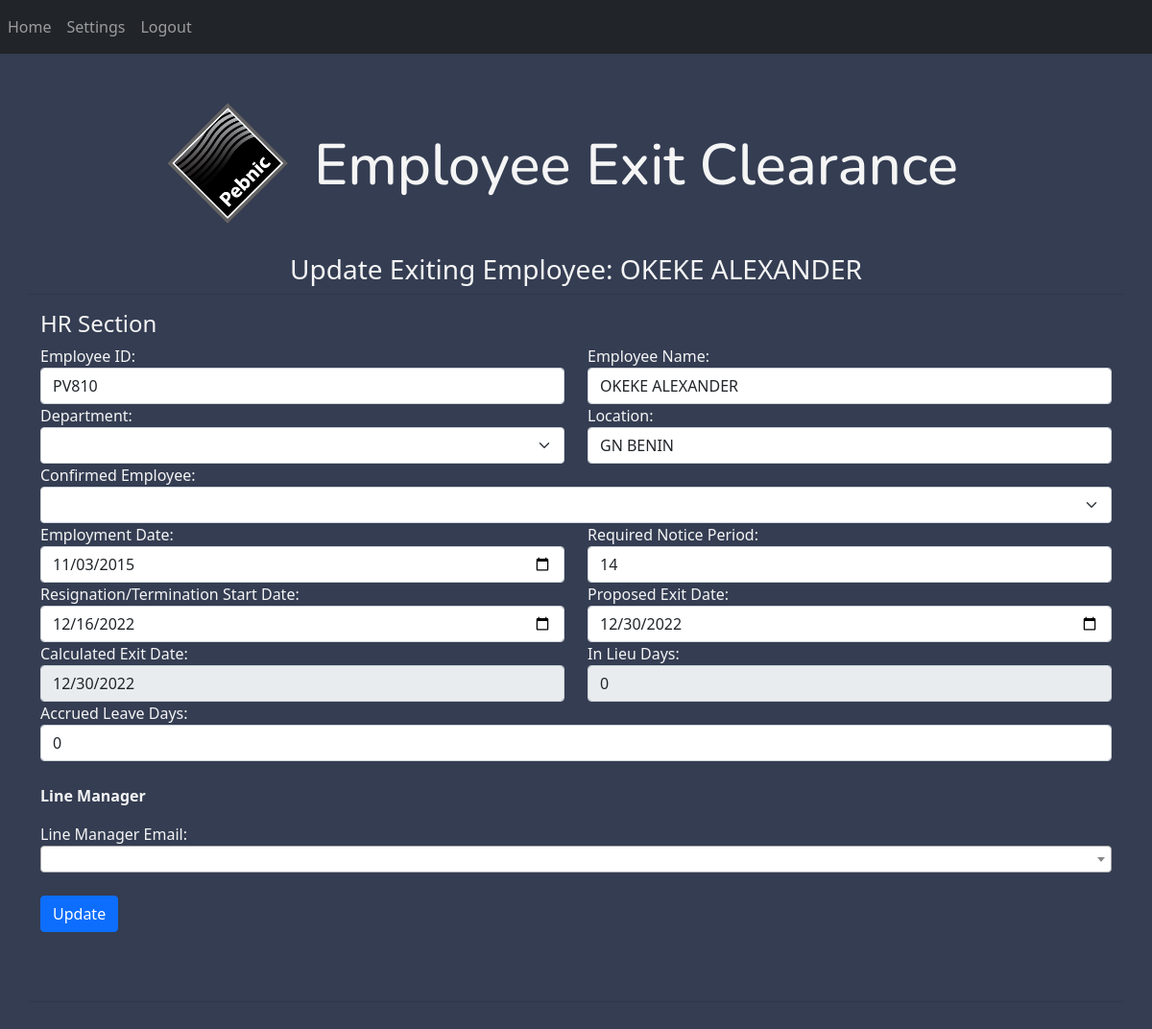
Page /update_employees/1 (signed in) on the committed database.
### website/models.py (models this page shows)
class ExitEmployees(db.Model):
    id = db.Column(db.Integer, primary_key=True)
    sendto = db.Column(db.String(150))
    employee_id = db.Column(db.String(150), unique=True)
    staff_name = db.Column(db.String(150))
    department = db.Column(db.String(150))
    location = db.Column(db.String(150))
    confirmed_employee=db.Column(db.String(20))
    employmentdate = db.Column(db.String(150))
    res_received_date = db.Column(db.String(150))
    req_notice = db.Column(db.Integer)
    prop_exitdate = db.Column(db.String(150))
    cal_exitdate = db.Column(db.String(150))
    days_inlieu =db.Column(db.Integer)
    leave_days = db.Column(db.Integer)
    sendto_name = db.Column(db.String(150))
    sendto_email = db.Column(db.String(150))
    hr_signatory = db.Column(db.String(150))
    hr_signatory_email = db.Column(db.String(150))
    bus_damages_recoverable = db.Column(db.Integer)
    bus_cash_recoverable = db.Column(db.Integer)
    id_collected = db.Column(db.String(20))
    uniform_collected = db.Column(db.String(20))
    hmo_collected = db.Column(db.String(20))
    bus_signatory = db.Column(db.String(150))
    excess_car_main = db.Column(db.Integer)
    fin_damages_recoverable = db.Column(db.Integer)
    fin_cash_recoverable = db.Column(db.Integer)
    other_charges = db.Column(db.Integer)
    fin_signatory = db.Column(db.String(150))
    laptop_make = db.Column(db.String(150))
    laptop_sn = db.Column(db.String(150))
    phone_make = db.Column(db.String(150))
    phone_sn = db.Column(db.String(150))
    ipad_make = db.Column(db.String(150))
    ipad_sn = db.Column(db.String(150))
    cug_debt = db.Column(db.Integer)
    it_signatory = db.Column(db.String(150))
    loan_balance = db.Column(db.Integer)
    rent_loan = db.Column(db.Integer)
    car_brand = db.Column(db.String(150))
    car_rn = db.Column(db.String(150))
    car_status = db.Column(db.String(150))
    accom_status = db.Column(db.String(150))
    travel_advance = db.Column(db.String(150))
    pay_employee_notice = db.Column(db.Integer)
    pay_company_notice = db.Column(db.Integer)
    cs_signatory = db.Column(db.String(150))
    hr_id_collected = db.Column(db.String(20))
    hr_uniform_collected = db.Column(db.String(20))
    hr_hmo_collected = db.Column(db.String(20))
    hr_laptop_collected = db.Column(db.String(20))
    hr_phone_collected = db.Column(db.String(20))
    hr_ipad_collected = db.Column(db.String(20))
    hr_car_collected = db.Column(db.String(20))
    hr_remarks = db.Column(db.String(10000))
    final_approval_status = db.Column(db.String(50))

### website/views.py (the view)
@views.route('/update_employees/<int:id>', methods=['GET', 'POST'])
@login_required
def update_employees(id):
    lm_List =User.query.filter_by(linemanager_status="Yes",head_status = "No")
    x=[]
    for item in lm_List:
        x.append(item.email)
    lm_list=x
    i = 0
    while i < len(lm_list):
        j = i + 1
        while j < len(lm_list):
            if lm_list[i] == lm_list[j]:
                del lm_list[j]
            else:
                j += 1
        i += 1
    id_to_update = ExitEmployees.query.get_or_404(id)
    if request.method == 'POST':
        id_to_update.email = request.form.get('email')
        id_to_update.username = request.form.get('username')
        id_to_update.staff_name = request.form.get('staffName')
        id_to_update.password = generate_password_hash(request.form.get('password1'),method='sha256')
        id_to_update.location = request.form.get('location')
        id_to_update.department = request.form.get('department')
        id_to_update.linemanager_status=request.form.get('linemanager_status')
        id_to_update.head_status=request.form.get('head_status')
        try:
            db.session.commit()
            flash('Form Updated!', category='success')
            return redirect(url_for('views.admin'))
        except:
            flash('Failed!', category='error')
            return render_template("update_employees.html", user=current_user, id_to_update=id_to_update,lm_list=lm_list)
    else:
        return render_template("update_employees.html", user=current_user, id_to_update=id_to_update,lm_list=lm_list)

### website/templates/update_employees.html (shortened to what this page needs)
{% extends "base.html" %}
{% block stylesheet %}
<link rel="stylesheet" href="{{url_for('static', filename='review.css')}}">
<link href="https://cdn.jsdelivr.net/npm/select2@4.1.0-rc.0/dist/css/select2.min.css" rel="stylesheet" />
{% endblock %}
{% block content %}
    <br>
    <h3 align="center">Update Exiting Employee: {{id_to_update.staff_name}}</h3>
    <br>
    <hr>
    <h4 align="left">HR Section</h4>
    <form action="/update/{{ id_to_update.id }}" method="POST">
        <div class="row">
            <div class="col">
                <div class="form-group">
                    <label for="employee_id">Employee ID:</label>
                    <input type="text" class="form-control" id="employee_id" name="employee_id" value="{{ id_to_update.employee_id }}" required/>
                </div>
            </div>
            <div class="col">
                <div class="form-group">
                    <label for="staff_name">Employee Name:</label>
                    <input type="text" class="form-control" id="staff_name" name="staff_name" value="{{ id_to_update.staff_name }}" required/>
                </div>
            </div>
        </div>
        <div class="row">
            <div class="col">
                <div class="form-group">
                    <label for="department">Department:</label>
                    <select id="department" name="department" class="form-select" required>
                        <option selected disabled> </option>
                        <option value="HR">Human Resources</option>
                    </select>
                </div>
            </div>
            <div class="col">
                <div class="form-group">
                    <label for="location">Location:</label>
                    <input type="text" class="form-control" id="location" name="location" value="{{ id_to_update.location }}" required/>
                </div>
            </div>
        </div>
        <div class="form-group">
            <label for="confirmed_employee">Confirmed Employee:</label>
            <select id="confirmed_employee" name="confirmed_employee" class="form-select" required>
                <option selected disabled> </option>
                <option value="Yes">Yes</option>
            </select>
        </div>
        <div class="row">
            <div class="col">
                <div class="form-group">
                    <label for="employmentdate">Employment Date:</label>
                    <input type="date" class="form-control" id="employmentdate" value="{{ id_to_update.employmentdate }}" name="employmentdate" required/>
                </div>
            </div>
            <div class="col">
                <div class="form-group">
                    <label for="req_notice">Required Notice Period:</label>
                    <input type="number" class="form-control" id="req_notice" name="req_notice" value="{{ id_to_update.req_notice }}"
                    onchange="add_days(this.value,document.getElementById('res_received_date').value); cal_days(document.getElementById('cal_exitdate').value,document.getElementById('prop_exitdate').value)"required/>
                </div>
            </div>
        </div>
        <div class="row">
            <div class="col">
                <div class="form-group">
                    <label for="res_received_date">Resignation/Termination Start Date:</label>
                    <input type="date" class="form-control" id="res_received_date"  value="{{ id_to_update.res_received_date }}" name="res_received_date"
                    onchange="add_days(document.getElementById('req_notice').value,this.value); cal_days(document.getElementById('cal_exitdate').value,document.getElementById('prop_exitdate').value)" required/>
                </div>
            </div>
            <div class="col">
                <div class="form-group">
                    <label for="prop_exitdate">Proposed Exit Date:</label>
                    <input type="date" class="form-control" id="prop_exitdate" value="{{ id_to_update.prop_exitdate }}" name="prop_exitdate"
                    onchange="cal_days(document.getElementById('cal_exitdate').value,this.value);add_days(document.getElementById('req_notice').value,document.getElementById('res_received_date').value)" required/>
                </div>
            </div>
        </div>
        <div class="row">
            <div class="col">
                <div class="form-group">
                    <label for="cal_exitdate">Calculated Exit Date:</label>
                    <input type="date" class="form-control" id="cal_exitdate" value="{{ id_to_update.cal_exitdate }}" name="cal_exitdate" readonly/>
                </div>
            </div>
            <div class="col">
                <div class="form-group">
                    <label for="days_inlieu">In Lieu Days:</label>
                    <input type="number" class="form-control" id="days_inlieu" value="{{ id_to_update.days_inlieu }}" name="days_inlieu" readonly/>
                </div>
            </div>
        </div>
        <div class="form-group">
            <label for="leave_days">Accrued Leave Days:</label>
            <input type="number" class="form-control" id="leave_days" value="{{ id_to_update.leave_days }}" name="leave_days" />
        </div>
        <br>
        <p align="left"><strong>Line Manager</strong></p>
        <div id="lm_list" class="form-group">
            <label for="sendto_email">Line Manager Email:</label>
        </div>
        <br>
        <input type="submit" class="btn btn-primary" id="form_hr" name="form_hr" value="Update"/>
            <br>
            <br>
            <br>
            <br>
    </form>
    <hr>
    <br>
    <br>
{% endblock %}

### website/static/review.css (style rules this page uses)
body { background-color: #343d52 !important; }
h1,h2,h3,h4, label,p { color: whitesmoke; }
hr { border: 0; clear:both; display:block; width: 96%; background:#ffffff; height: 10px; }

### website/static/base.css (style rules this page uses)
body { overflow:auto; }

### rows in the picture
ExitEmployees: staff_name "OKEKE ALEXANDER", employee_id "PV810", location "GN BENIN", employmentdate "11/03/2015", req_notice "14", res_received_date "12/16/2022", prop_exitdate "12/30/2022", cal_exitdate "12/30/2022", days_inlieu "0", leave_days "0"
